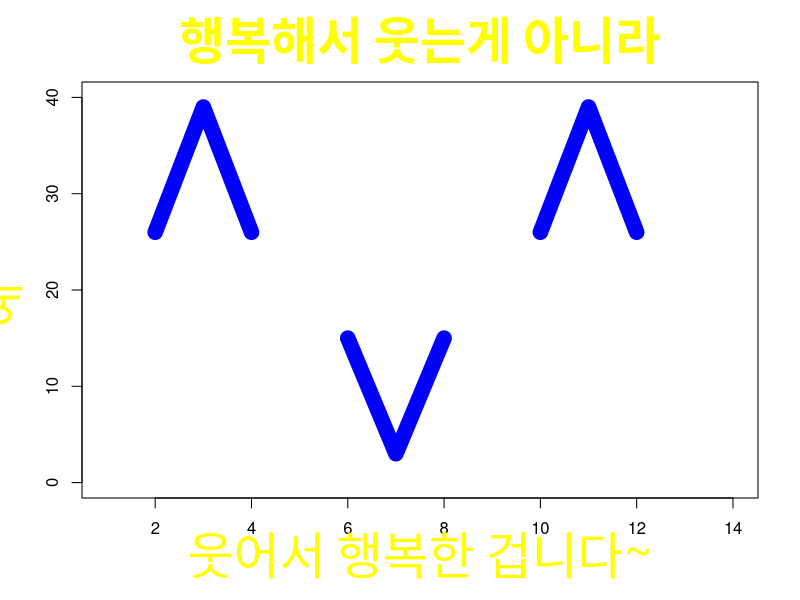

The R script that drew this image:
# Smile

a = c(1:12)
b = c(NA,26,39,26,NA,15,3,15,NA,26,39,26)

plot(a,b,
     xlim = c(1,14),
     ylim = c(0,40),
     type = 'l',
     col = 'blue',
     lwd = 15,
     xlab="웃어서 행복한 겁니다~",
     ylab="예~",
     cex.lab=3,
     col.lab="yellow"
  
)
title(
  main="행복해서 웃는게 아니라",
  cex.main=3,
  col.main="yellow",
)